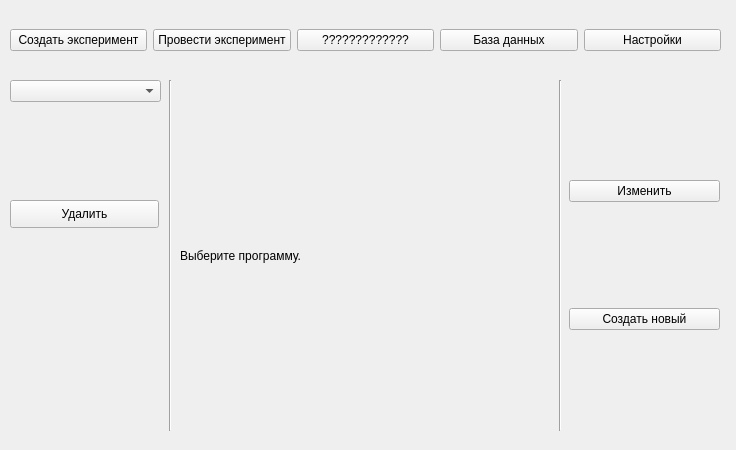
<?xml version="1.0" encoding="UTF-8"?>
<ui version="4.0">
 <class>WindowCreate</class>
 <widget class="QMainWindow" name="WindowCreate">
  <property name="geometry">
   <rect>
    <x>0</x>
    <y>0</y>
    <width>736</width>
    <height>450</height>
   </rect>
  </property>
  <property name="windowTitle">
   <string>MainWindow</string>
  </property>
  <widget class="QWidget" name="centralwidget">
   <widget class="QWidget" name="verticalLayoutWidget_2">
    <property name="geometry">
     <rect>
      <x>180</x>
      <y>80</y>
      <width>371</width>
      <height>351</height>
     </rect>
    </property>
    <layout class="QVBoxLayout" name="widgetMain">
     <item>
      <widget class="QLabel" name="label">
       <property name="text">
        <string>Выберите программу.</string>
       </property>
       <property name="scaledContents">
        <bool>true</bool>
       </property>
       <property name="wordWrap">
        <bool>false</bool>
       </property>
      </widget>
     </item>
    </layout>
   </widget>
   <widget class="QWidget" name="verticalLayoutWidget_3">
    <property name="geometry">
     <rect>
      <x>569</x>
      <y>80</y>
      <width>151</width>
      <height>351</height>
     </rect>
    </property>
    <layout class="QVBoxLayout" name="widgetSecond">
     <item>
      <widget class="QPushButton" name="btnChange">
       <property name="text">
        <string>Изменить</string>
       </property>
      </widget>
     </item>
     <item>
      <widget class="QPushButton" name="btnAdd">
       <property name="text">
        <string>Создать новый</string>
       </property>
      </widget>
     </item>
    </layout>
   </widget>
   <widget class="QWidget" name="horizontalLayoutWidget">
    <property name="geometry">
     <rect>
      <x>10</x>
      <y>10</y>
      <width>711</width>
      <height>61</height>
     </rect>
    </property>
    <layout class="QHBoxLayout" name="horizontalLayout">
     <item>
      <widget class="QPushButton" name="btnCreate">
       <property name="text">
        <string>Создать эксперимент</string>
       </property>
      </widget>
     </item>
     <item>
      <widget class="QPushButton" name="btnDo">
       <property name="text">
        <string>Провести эксперимент</string>
       </property>
      </widget>
     </item>
     <item>
      <widget class="QPushButton" name="btn">
       <property name="text">
        <string>?????????????</string>
       </property>
      </widget>
     </item>
     <item>
      <widget class="QPushButton" name="btnBd">
       <property name="text">
        <string>База данных</string>
       </property>
      </widget>
     </item>
     <item>
      <widget class="QPushButton" name="btnSett">
       <property name="text">
        <string>Настройки</string>
       </property>
      </widget>
     </item>
    </layout>
   </widget>
   <widget class="Line" name="line_3">
    <property name="geometry">
     <rect>
      <x>160</x>
      <y>80</y>
      <width>20</width>
      <height>351</height>
     </rect>
    </property>
    <property name="orientation">
     <enum>Qt::Vertical</enum>
    </property>
   </widget>
   <widget class="Line" name="line_4">
    <property name="geometry">
     <rect>
      <x>550</x>
      <y>80</y>
      <width>20</width>
      <height>351</height>
     </rect>
    </property>
    <property name="orientation">
     <enum>Qt::Vertical</enum>
    </property>
   </widget>
   <widget class="QComboBox" name="comboBox">
    <property name="geometry">
     <rect>
      <x>10</x>
      <y>80</y>
      <width>151</width>
      <height>22</height>
     </rect>
    </property>
   </widget>
   <widget class="QPushButton" name="btnDel">
    <property name="geometry">
     <rect>
      <x>10</x>
      <y>200</y>
      <width>149</width>
      <height>28</height>
     </rect>
    </property>
    <property name="text">
     <string>Удалить</string>
    </property>
   </widget>
  </widget>
 </widget>
 <resources/>
 <connections/>
</ui>
